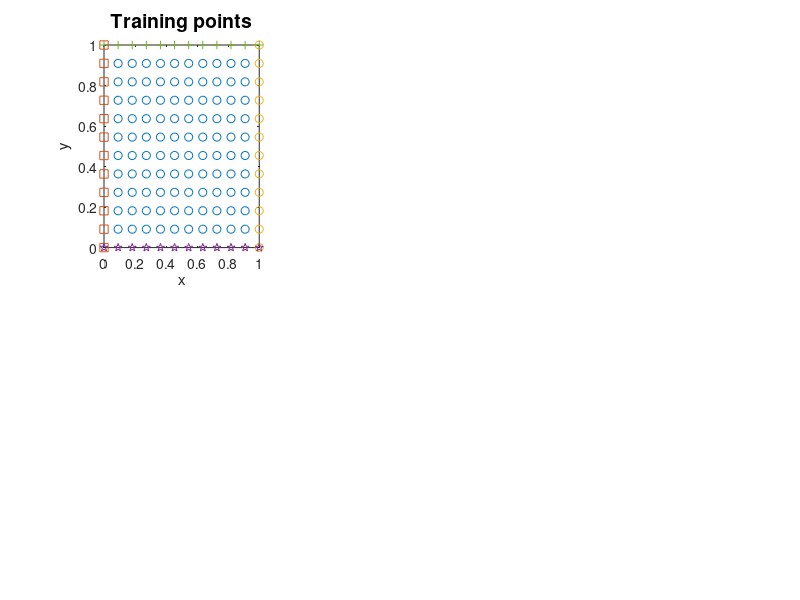

MATLAB code for this plot: (Note: this script raises an error after producing the figure.)

%************************************************************************
% LSSVM_PDE_Demo: 
%
% Learning solution of PDEs using Least Squares Support Vector Machines
%
% Created by
%     Siamak Mehrkanoon
%     Dept. of Electrical Engineering (ESAT)
%     Research Group: STADIUS
%     KU LEUVEN
%
% (c) 2013
%************************************************************************


% Citations:

%[1] Mehrkanoon S., Falck T., Suykens J.A.K., 
%"Approximate Solutions to Ordinary Differential Equations Using Least Squares Support Vector Machines",
%IEEE Transactions on Neural Networks and Learning Systems, vol. 23, no. 9, Sep. 2012, pp. 1356-1367.


%[2] Mehrkanoon S., Suykens J.A.K.,
%"LS-SVM approximate solution to linear time varying descriptor systems", 
%Automatica, vol. 48, no. 10, Oct. 2012, pp. 2502-2511.


%[3] Mehrkanoon S., Suykens J.A.K., 
%"Learning Solutions to Partial Differential Equations using LS-SVM",
%Neurocomputing, vol. 159, Mar. 2015, pp. 105-116.



%Author: Siamak Mehrkanoon


%%  ================= Example 5.3 of the Ref [3]  ===================

%   d^2 u    d^2 u                                  
%  ------- + ------ =   exp(-x)(x-2+y^3 + 6y)   
%   dx^2     dy^2                            
%
% u(0,y)=y^3,  u(1,y)= (1+y^3)exp(-1)
% u(x,0)=xexp(-x), u(x,1)=xexp(x+1)

% Exact solution: u(x,y) = exp(-x)(x+y^3)


%% ===================================================

clc; clear all; close all
warning('off','all')

a0=0;
b0=1;
n=11;
h=(b0-a0)/n;
[X1,Y1]=meshgrid(a0+h:h:b0-h);
W=[];
for i=1:size(X1,2)
    Z=[X1(:,i),Y1(:,1)];
    W=[W ; Z];
end
subplot(2,3,1)
plot(W(:,1),W(:,2),'o')
hold on
[X,Y]=meshgrid(a0:h:b0);
W2=[];
for i=1:size(X,2)
    Z=[X(:,i),Y(:,1)];
    W2=[W2 ; Z];
end
L1=[];
for i=1:n+1
    L1=[L1 ; W2(i,:)];
end
L2=[];
for i=n*(n+1)+1:size(W2,1)
    L2=[L2 ; W2(i,:)];
end
L3=[L1(:,2) L1(:,1)];
L4=[L2(:,2) L2(:,1)];

plot(L1(:,1),L1(:,2),'s')
plot(L2(:,1),L2(:,2),'o')
plot(L3(:,1),L3(:,2),'p')
plot(L4(:,1),L4(:,2),'+')
title('Training points','Fontsize',14)
xlabel('x')
ylabel('y')

%% 

f=@(s,v) exp(-s).*(s-2+v.^3+6*v); % right hand side of the given PDE
gamma=10^14; % the regularization parameter
sig=0.95;  % kernel bandwidth

K=KernelMatrix(W,'RBF_kernel',sig);
x=W(:,1);
y=W(:,2);
xx1=x*ones(1,size(x,1));
xx2=x*ones(1,size(x,1));
cof1=2*(xx1-xx2')/(sig);
xx3=y*ones(1,size(y,1));
xx4=y*ones(1,size(y,1));
cof2=2*(xx3-xx4')/(sig);
Kxx=(-2/sig)*K + (cof1.^2) .* K;
Kyy=(-2/sig)*K + (cof2.^2) .* K;
Kx2x2=(   ( 12/(sig^2) - (12/sig)* (cof1.^2) +  (cof1.^4) ) .*K);
Ky2y2=(   ( 12/(sig^2) - (12/sig)* (cof2.^2) +  (cof2.^4) ) .*K);
Kx2y2=(   ( 4/(sig^2) - (2/sig)* (cof1.^2) - (2/sig)* (cof2.^2)  +  (cof1.^2).*(cof2.^2)  ) .*K);
Ky2x2=(   ( 4/(sig^2) - (2/sig)* (cof1.^2) - (2/sig)* (cof2.^2)  +  (cof1.^2).*(cof2.^2)  ) .*K);

K1T= Kx2x2+ Kx2y2 + Ky2x2+ Ky2y2;
m=size(K1T,1);
%*******************************************************************

KL1=KernelMatrix(W,'RBF_kernel',sig,L1);

L1b1x=L1(:,1)*ones(1,size(x,1));
L1b2x=x*ones(1,size(L1(:,1),1));
cofL1x=-2*(L1b1x'-L1b2x)/(sig);
L1b1y=L1(:,2)*ones(1,size(y,1));
L1b2y=y*ones(1,size(L1(:,2),1));
cofL1y=-2*(L1b1y'-L1b2y)/(sig);
KL1xx=(-2/sig)*KL1 + (cofL1x.^2) .* KL1;
KL1yy=(-2/sig)*KL1 + (cofL1y.^2) .* KL1;
KL1T= KL1xx+ KL1yy;

%*************************************************

KL2=KernelMatrix(W,'RBF_kernel',sig,L2);
L2b1x=L2(:,1)*ones(1,size(x,1));
L2b2x=x*ones(1,size(L2(:,1),1));
cofL2x=-2*(L2b1x'-L2b2x)/(sig);
L2b1y=L2(:,2)*ones(1,size(y,1));
L2b2y=y*ones(1,size(L2(:,2),1));
cofL2y=-2*(L2b1y'-L2b2y)/(sig);
KL2xx=(-2/sig)*KL2 + (cofL2x.^2) .* KL2;
KL2yy=(-2/sig)*KL2 + (cofL2y.^2) .* KL2;
KL2T= KL2xx+ KL2yy;

%*************************************************

KL3=KernelMatrix(W,'RBF_kernel',sig,L3);
L3b1x=L3(:,1)*ones(1,size(x,1));
L3b2x=x*ones(1,size(L3(:,1),1));
cofL3x=-2*(L3b1x'-L3b2x)/(sig);
L3b1y=L3(:,2)*ones(1,size(y,1));
L3b2y=y*ones(1,size(L3(:,2),1));
cofL3y=-2*(L3b1y'-L3b2y)/(sig);
KL3xx=(-2/sig)*KL3 + (cofL3x.^2) .* KL3;
KL3yy=(-2/sig)*KL3 + (cofL3y.^2) .* KL3;
KL3T= KL3xx+ KL3yy;

%*************************************************

KL4=KernelMatrix(W,'RBF_kernel',sig,L4);
L4b1x=L4(:,1)*ones(1,size(x,1));
L4b2x=x*ones(1,size(L4(:,1),1));
cofL4x=-2*(L4b1x'-L4b2x)/(sig);
L4b1y=L4(:,2)*ones(1,size(y,1));
L4b2y=y*ones(1,size(L4(:,2),1));
cofL4y=-2*(L4b1y'-L4b2y)/(sig);
KL4xx=(-2/sig)*KL4 + (cofL4x.^2) .* KL4;
KL4yy=(-2/sig)*KL4 + (cofL4y.^2) .* KL4;
KL4T= KL4xx+ KL4yy;

%*************************************************

KL1L1=KernelMatrix(L1,'RBF_kernel',sig,L1);
KL2L1=KernelMatrix(L2,'RBF_kernel',sig,L1);
KL3L1=KernelMatrix(L3,'RBF_kernel',sig,L1);
KL4L1=KernelMatrix(L4,'RBF_kernel',sig,L1);

%*************************************************

KL1L2=KernelMatrix(L1,'RBF_kernel',sig,L2);
KL2L2=KernelMatrix(L2,'RBF_kernel',sig,L2);
KL3L2=KernelMatrix(L3,'RBF_kernel',sig,L2);
KL4L2=KernelMatrix(L4,'RBF_kernel',sig,L2);

%************************************************

KL1L3=KernelMatrix(L1,'RBF_kernel',sig,L3);
KL2L3=KernelMatrix(L2,'RBF_kernel',sig,L3);
KL3L3=KernelMatrix(L3,'RBF_kernel',sig,L3);
KL4L3=KernelMatrix(L4,'RBF_kernel',sig,L3);

%************************************************

KL1L4=KernelMatrix(L1,'RBF_kernel',sig,L4);
KL2L4=KernelMatrix(L2,'RBF_kernel',sig,L4);
KL3L4=KernelMatrix(L3,'RBF_kernel',sig,L4);
KL4L4=KernelMatrix(L4,'RBF_kernel',sig,L4);

%************************************************

A= [K1T+1/gamma*eye(m) , KL1T , KL2T, KL3T , KL4T , zeros((n-1)^2,1) ;....
    KL1T' , KL1L1' , KL2L1' , KL3L1' , KL4L1' , ones(n+1,1) ;...
    KL2T' , KL1L2' , KL2L2' , KL3L2' , KL4L2' , ones(n+1,1) ;...
    KL3T' , KL1L3' , KL2L3' , KL3L3' , KL4L3' , ones(n+1,1) ;...
    KL4T' , KL1L4' , KL2L4' , KL3L4' , KL4L4' , ones(n+1,1) ;...
    zeros((n-1)^2,1)' , ones(n+1,1)' , ones(n+1,1)' , ones(n+1,1)' , ones(n+1,1)' , 0 ];

B=[f(W(:,1),W(:,2)); L1(:,2).^3 ; (1+L2(:,2).^3)*exp(-1)  ;  L3(:,1).*exp(-L3(:,1)) ; exp(-L4(:,1)).*(L4(:,1)+1) ; 0 ];
result=A\B;
alpha=result(1:m);
beta1=result(m+1:m+n+1);
beta2=result(m+n+2:m+2*n+2);
beta3=result(m+2*n+3:m+3*n+3);
beta4=result(m+3*n+4:m+4*n+4);
b=result(end);

%% Result for training points

yhat= (Kxx' + Kyy')* alpha + KL1 * beta1 + KL2* beta2 + KL3* beta3 + KL4* beta4 +b;
yexa=@(p,q) exp(-p).*(p+q.^3);
yexact=yexa(W(:,1),W(:,2));
Error1= yexact- yhat;
MAX_Absolute_error_training=max(abs(yhat-yexact));
RMSE_training=sqrt(mse(yhat-yexact));
fprintf('-------  training set ------------------\n\n')
fprintf('Max Abs Error on training set=%d\n',MAX_Absolute_error_training)
fprintf('RMSE on training set=%d\n\n',RMSE_training)

subplot(2,3,2)
plot3(W(:,1),W(:,2),yhat,'pr')
hold all
plot3(W(:,1),W(:,2),yexact,'sb')
title('Approximate and exact solution for training points','Fontsize',14)
xlabel('x')
ylabel('y')
zlabel('u')

NError=reshape(Error1,size(X1,1),size(Y1,1));
Xn=linspace(0,1,n-1);
Yn=linspace(0,1,n-1);
subplot(2,3,3)
surface(Xn,Yn,NError)
shading interp
xlabel('y','Fontsize',14)
ylabel('x','Fontsize',14)
set(gca,'Fontsize',20)
grid on
h=colorbar;
set(h,'fontsize',14);
title('Absolute errors for training set','Fontsize',14)

%% Result for test points

a0=0;
b0=1;
n=31;
h=(b0-a0)/n;
[X2,Y2]=meshgrid(a0+h:h:b0-h);
WT=[];
for i=1:size(X2,2)
    Z=[X2(:,i),Y2(:,1)];
    WT=[WT ; Z];
end
subplot(2,3,4)
plot(WT(:,1),WT(:,2),'o')
title('Test points','Fontsize',14)
xlabel('x')
ylabel('y')

Kt=KernelMatrix(W,'RBF_kernel',sig,WT);
xt=WT(:,1);
yt=WT(:,2);
xx1t=x*ones(1,size(xt,1));
xx2t=xt*ones(1,size(x,1));
cof1t=-2*(xx1t-xx2t')/(sig);
xx3t=y*ones(1,size(yt,1));
xx4t=yt*ones(1,size(y,1));
cof2t=-2*(xx3t-xx4t')/(sig);
Ktestxx=(-2/sig)*Kt + (cof1t.^2) .* Kt;
Ktestyy=(-2/sig)*Kt + (cof2t.^2) .* Kt;
KKlte1=KernelMatrix(WT,'RBF_kernel',sig,L1);
KKlte2=KernelMatrix(WT,'RBF_kernel',sig,L2);
KKlte3=KernelMatrix(WT,'RBF_kernel',sig,L3);
KKlte4=KernelMatrix(WT,'RBF_kernel',sig,L4);
Ytest= (Ktestxx' + Ktestyy')* alpha + KKlte1 * beta1 + KKlte2* beta2 + KKlte3* beta3 + KKlte4* beta4 + b;
yextest=yexa(WT(:,1),WT(:,2));

subplot(2,3,5)
plot3(WT(:,1),WT(:,2),Ytest,'pr')
hold on
plot3(WT(:,1),WT(:,2),yextest,'sb')
title('Approximate and exact solution for test points','Fontsize',14)
xlabel('x')
ylabel('y')
zlabel('u')
yextest=yexa(WT(:,1),WT(:,2));
MAX_Absolute_error_test=max(abs(Ytest-yextest));
RMSE_test=sqrt(mse(Ytest-yextest));
fprintf('-------  test set ------------------\n\n')
fprintf('Max Abs Error on test set=%d\n',MAX_Absolute_error_test)
fprintf('RMSE on test set=%d\n\n',RMSE_test)
fprintf('-------  Finished -----------------------\n\n')
Error= Ytest - yextest ;
Ytnew=reshape(Ytest,size(X2,1),size(Y2,1));
Ytexa=reshape(yextest,size(X2,1),size(Y2,1));
NError=reshape(Error,size(X2,1),size(Y2,1));
Xn=linspace(0,1,n-1);
Yn=linspace(0,1,n-1);
subplot(2,3,6)
surface(Xn,Yn,NError)
shading interp
xlabel('y','Fontsize',14)
ylabel('x','Fontsize',14)
set(gca,'Fontsize',20)
grid on
h=colorbar;
set(h,'fontsize',14);
title('Absolute errors for test set','Fontsize',14)